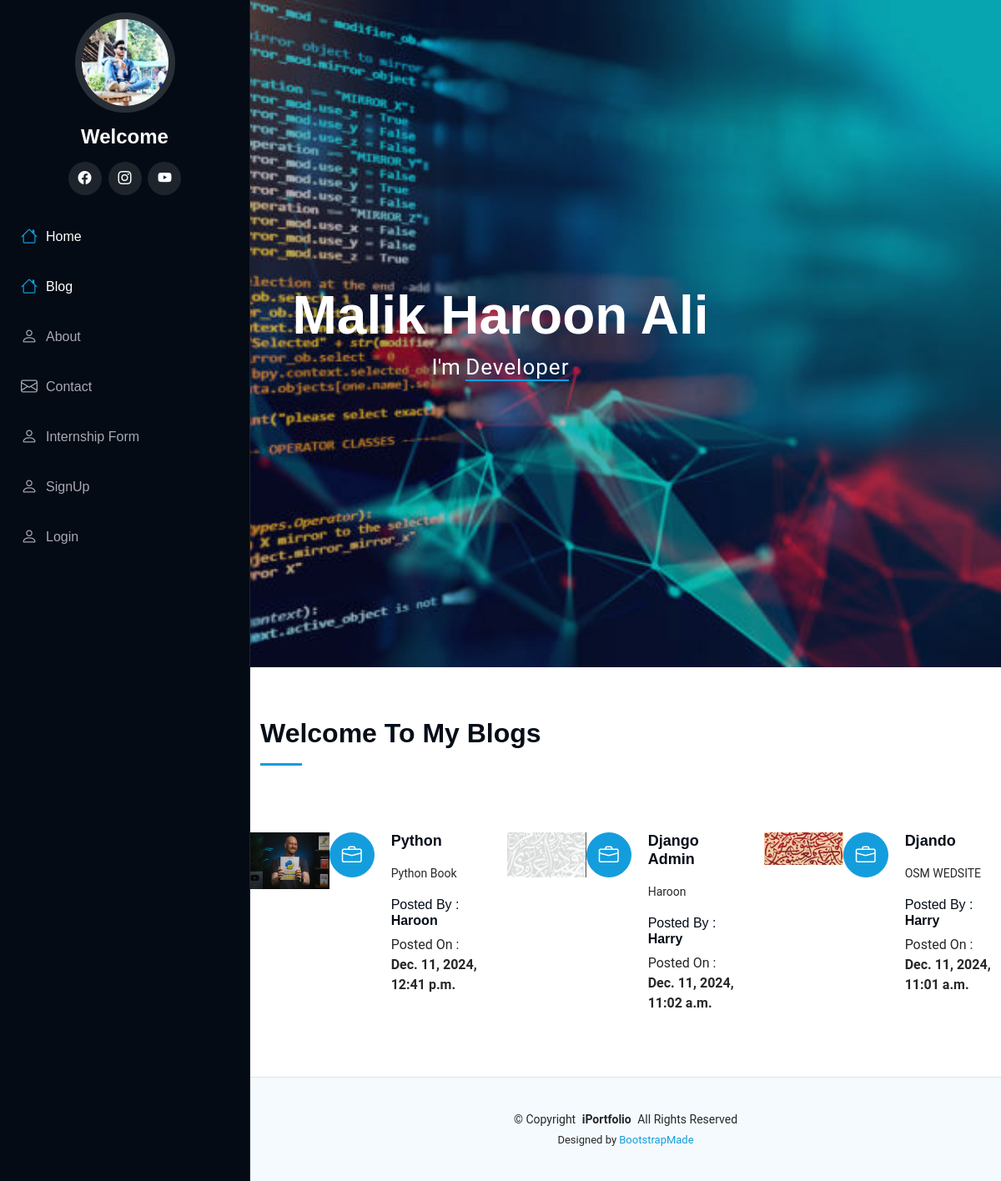
Page /blog on the committed database.
### protfolio/models.py (models this page shows, shortened)
class Blogs(models.Model):
    title = models.CharField(max_length=60)
    description = models.TextField()
    authname = models.CharField(max_length=15)
    img = models.ImageField(upload_to='blog', blank=True, null=True)
    timeStamp = models.DateTimeField(auto_now_add=True, blank=True)

### protfolio/views.py (the view)
# urls.py: path('blog', views.blog, name="blog"),
def blog(request):
    posts=Blogs.objects.all()
    context={'posts': posts}
    return render(request, "blog.html", context)

### protfolio/templates/blog.html (shortened to what this page needs)
{% extends 'base.html' %}
{% block body %}
{% load static %}
      <section id="services" class="services section">
        <div class="container section-title" data-aos="fade-up">
        <h2>Welcome To My Blogs</h2>
        </div>
        <div class="row gy-4">
            {% for post in posts reversed %}
            <div class="col-lg-4 col-md-6 service-item d-flex" data-aos="fade-up">
                    <div class="col-lg-4" data-aos="fade-right">
                    <img src="{{post.img.url}}" class="img-fluid" alt="">
                    </div>
                    <br>
            <div class="icon flex-shrink-0"><i class="bi bi-briefcase"></i></div>
            <div>
                <h4 class="title"><a href="">{{post.title}}</a></h4>
                <p class="description">{{post.description}}</p>
                <h6>Posted By : <b>{{post.authname}}</b></h6>
                <p>Posted On : <b>{{post.timeStamp}}</b></p>
            </div>
            </div>
            {% endfor %}
          </div>
      </section>
{% endblock body %}

### protfolio/templates/base.html (shortened to what this page needs)
{% load static %}
<!DOCTYPE html>
<html lang="en">
<head>
  <link href="{% static 'assets/vendor/bootstrap/css/bootstrap.min.css' %}" rel="stylesheet">
  <link href="{% static 'assets/vendor/bootstrap-icons/bootstrap-icons.css' %}" rel="stylesheet">
  <link href="{% static 'assets/vendor/aos/aos.css' %}" rel="stylesheet">
  <link href="{% static 'assets/vendor/glightbox/css/glightbox.min.css' %}" rel="stylesheet">
  <link href="{% static 'assets/vendor/swiper/swiper-bundle.min.css' %}" rel="stylesheet">
  <link href="{% static 'assets/css/main.css' %}" rel="stylesheet">
</head>
<body class="index-page">
  <header id="header" class="header dark-background d-flex flex-column">
    <div class="profile-img">
      <img src="{% static 'assets/img/haroon.jpg' %}" alt="" class="img-fluid rounded-circle">
    </div>
    <a href="index.html" class="logo d-flex align-items-center justify-content-center">
      <h1 class="sitename">Welcome {{user.username}}</h1>
    </a>
    <div class="social-links text-center">
      <a href="https://www.facebook.com/profile.php?id=100086952450215" class="facebook"><i class="bi bi-facebook"></i></a>
      <a href="https://www.instagram.com/malik_haroon.ali/" class="instagram"><i class="bi bi-instagram"></i></a>
      <a href="https://www.youtube.com/@malik_Haroon.58" class="youtube"><i class="bi bi-youtube"></i></a>
    </div>
    <nav id="navmenu" class="navmenu">
      <ul>
        <li><a href="/" class="active"><i class="bi bi-house navicon"></i>Home</a></li>
        <li><a href="/blog" class="active"><i class="bi bi-house navicon"></i>Blog</a></li>
        <li><a href="/about"><i class="bi bi-person navicon"></i> About</a></li>
        <li><a href="/contact"><i class="bi bi-envelope navicon"></i> Contact</a></li>
        <li><a href="/internshipdetails"><i class="bi bi-person navicon"></i>Internship Form</a></li>
        {% if not request.user.is_authenticated %}
        <li><a href="/auth/signup/"><i class="bi bi-person navicon"></i>SignUp</a></li>
        <li><a href="/auth/login/"><i class="bi bi-person navicon"></i>Login</a></li>
        {% else %}
        <li><a href="/auth/logout/"><i class="bi bi-person navicon"></i>Logout</a></li>
        {% endif %}
      </ul>
    </nav>
  </header>
 <div class="text-center">
    <section id="hero" class="hero section dark-background">
      <img src="{% static 'assets/img/roha.png' %}" alt="" data-aos="fade-in" class="">
      <div class="container" data-aos="fade-up" data-aos-delay="100">
        <h2>Malik Haroon Ali</h2>
        <p>I'm <span class="typed" data-typed-items="Designer, Developer, Freelancer, Photographer">Developer</span></p>
      </div>
    </div>
    <main class="main">
{% block body %}
{% endblock body %}
  </main>
  <footer id="footer" class="footer position-relative light-background">
    <div class="container">
      <div class="copyright text-center ">
        <p>© <span>Copyright</span> <strong class="px-1 sitename">iPortfolio</strong> <span>All Rights Reserved</span></p>
      </div>
      <div class="credits">
        Designed by <a href="https://bootstrapmade.com/">BootstrapMade</a>
      </div>
    </div>
  </footer>
</body>
</html>

### rows in the picture
Blogs: img (picture), title "Python", description "Python Book", authname "Haroon", timeStamp "Dec. 11, 2024, 12:41 p.m."
Blogs: img (picture), title "Django Admin", description "Haroon", authname "Harry", timeStamp "Dec. 11, 2024, 11:02 a.m."
Blogs: img (picture), title "Djando", description "OSM WEDSITE", authname "Harry", timeStamp "Dec. 11, 2024, 11:01 a.m."
